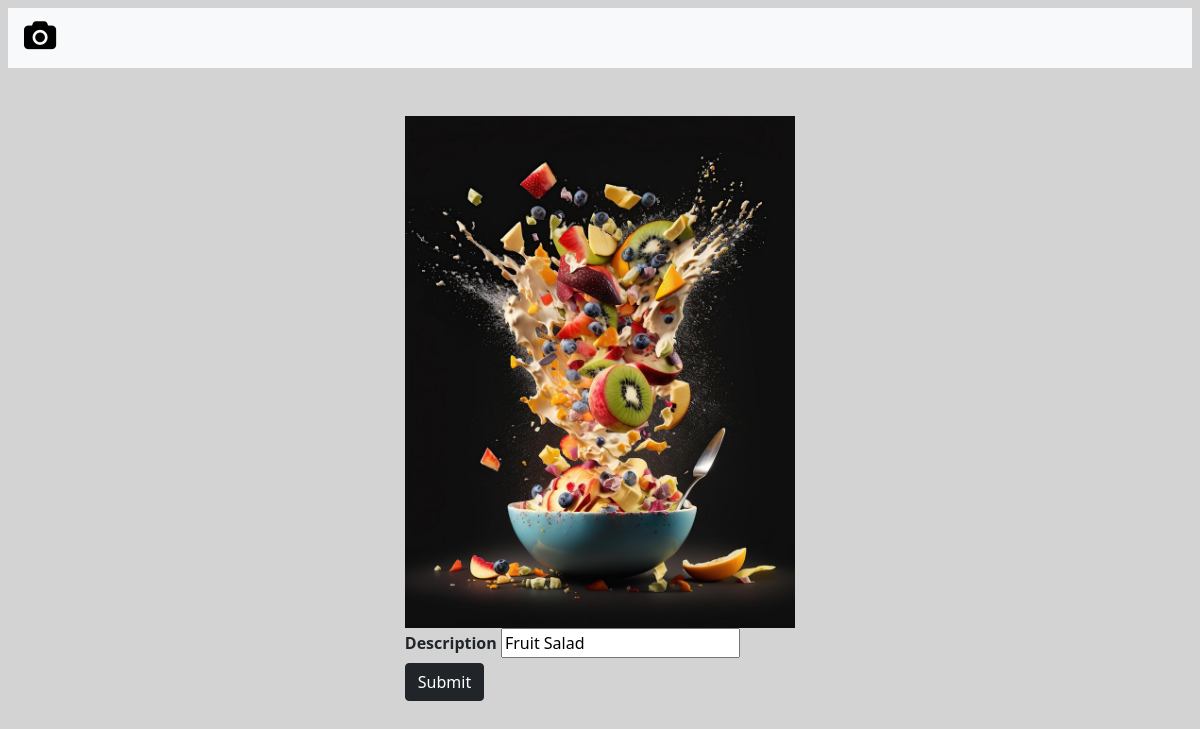
Before: /photo/18/ with the older database file.
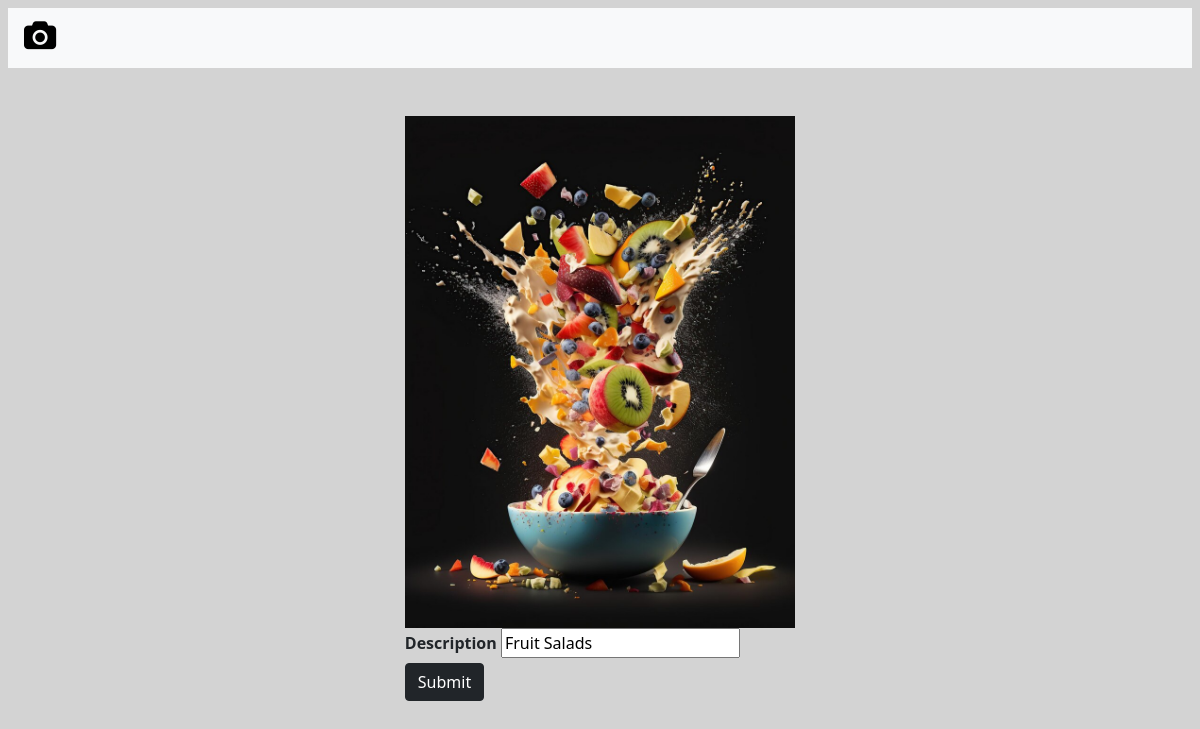
After: the same page with the newer database file.
### Photo_Album_Application/models.py (models this page shows, shortened)
class Photo(models.Model):
    class Meta:
        verbose_name = 'Photo'
        verbose_name_plural = 'Photos'
    category = models.ForeignKey(
        Category, on_delete=models.SET_NULL, null=True, blank=True)
    image = models.ImageField(null=False, blank=False)
    description = models.TextField()

### Photo_Album_Application/views.py (the view)
# urls.py: path('photo/<str:pk>/', views.viewPhoto, name='photo'),
def viewPhoto(request, pk):
    photo = Photo.objects.get(id=pk)
    return render(request, 'photo.html', {'photo': photo})

### Photo_Album_Application/templates/photo.html (shortened to what this page needs)
<!DOCTYPE html>
<html>
<head>
    <link href="https://stackpath.bootstrapcdn.com/bootstrap/4.5.2/css/bootstrap.min.css" rel="stylesheet">
    <link rel="stylesheet" href="https://cdnjs.cloudflare.com/ajax/libs/font-awesome/4.7.0/css/font-awesome.min.css">
    <link href="https://cdn.jsdelivr.net/npm/bootstrap@5.0.0-beta1/dist/css/bootstrap.min.css" rel="stylesheet"
>
</head>
<body class="m-2">
    <nav class="navbar navbar-expand-lg navbar-light bg-light">
        <a class="navbar-brand" href="{% url 'gallery' %}"><i class="fa fa-camera" style="font-size:30px;color:black"></i></a>
    </nav>
    <div class="container">
        <div class="row justify-content-center">
            <div class="col my-5">
                    <form method="post" action="/updatephoto/">
                <div style="height: 80vh">
                    <img style="max-width: 100%; max-height: 100%;" src="{{photo.image.url}}">
                    <br>
                    <label for="description"><b>Description</b></label>
                    <input type="text" placeholder="description" name="description" required value="{{photo.description}}">
                    <button type="submit" class="btn btn-dark">Submit</button>
                </div>
                </form>
                </div>
            </div>
        </div>
</body>
</html>

Changed rows visible on the page:
changed Photo: description "Fruit Salad" → "Fruit Salads"
